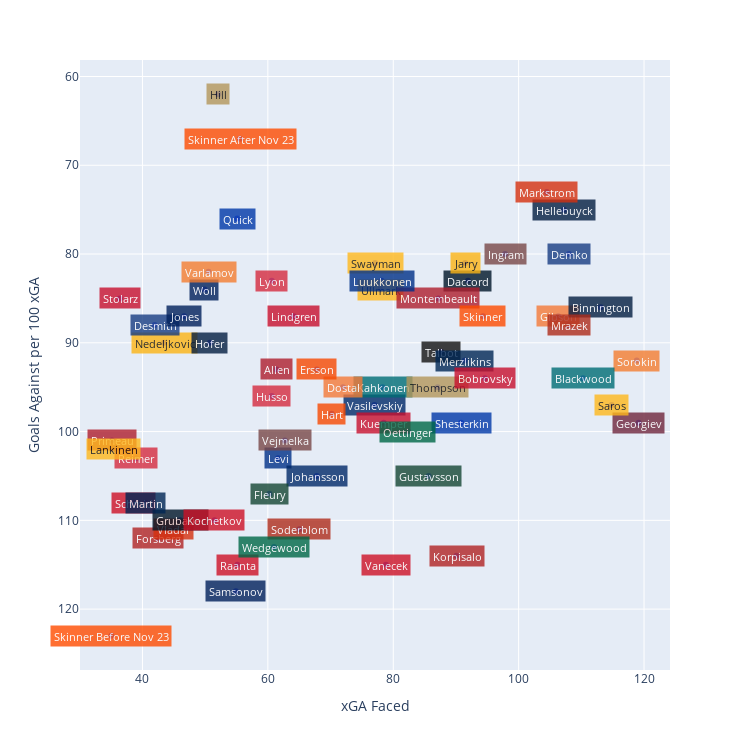

Here is the notebook cell this chart was saved with:
### Code cell
fig = px.scatter(data, x='xGA', y='GA/100 xGA')
for row in data.index:
    fig.add_annotation(x=data.loc[row, 'xGA'], y=data.loc[row, 'GA/100 xGA'], 
            text=row, showarrow=False, name='Team',
            font=dict(size=11, color=teamColours[data.loc[row, 'Team']]['text']),
            bgcolor=teamColours[data.loc[row, 'Team']]['colour'], opacity=0.8, 
            borderpad=2.5)
fig.update_layout(showlegend=False, width=750, height=750, 
                  xaxis_title='xGA Faced',
                  yaxis_title='Goals Against per 100 xGA')
fig.update_xaxes(range=[(data["xGA"].min() - 5), (data["xGA"].max() + 5)])
fig.update_yaxes(autorange="reversed")
fig.show()

### Figure 1 — Plotly figure (JSON) as saved in the notebook; plotly's stock layout.template omitted (floating-point values rounded to 4 significant figures)
{"data": [{"hovertemplate": "xGA=%{x}<br>GA/100 xGA=%{y}<extra></extra>", "legendgroup": "", "marker": {"color": "#636efa", "symbol": "circle"}, "mode": "markers", "name": "", "orientation": "v", "showlegend": false, "type": "scatter", "x": [52.1, 38.61, 60.62, 43.44, 119.1, 77.01, 36.37, 42.4, 55.14, 65.04, 87.62, 70.17, 41.95, 35.13, 64.12, 107.2, 97.83, 44.96, 78.48, 61.63, 91.39, 85.65, 90.83, 54.9, 118.8, 104.5, 61.39, 82.35, 39.02, 77.11, 50.76, 91.91, 106.3, 67.8, 55.11, 90.09, 113.1, 49.89, 114.8, 78.29, 62.71, 35.39, 77.94, 87.08, 71.99, 110.3, 60.25, 46.64, 108.0, 46.03, 51.48, 87.2, 67.81, 60.98, 50.54, 94.6, 40.41, 94.3, 108.0, 91.47, 78.13, 60.62, 78.83, 35.04, 55.57], "xaxis": "x", "y": [62, 108, 83, 90, 99, 97, 85, 112, 115, 111, 91, 98, 88, 101, 87, 75, 80, 111, 99, 103, 92, 105, 99, 118, 92, 73, 93, 100, 103, 81, 90, 83, 87, 105, 76, 114, 86, 84, 97, 95, 101, 102, 84, 95, 95, 94, 107, 87, 88, 110, 110, 85, 93, 113, 82, 94, 108, 87, 80, 81, 83, 96, 115, 123, 67], "yaxis": "y"}], "layout": {"annotations": [{"bgcolor": "#B4975A", "borderpad": 2.5, "font": {"color": "#000000", "size": 11}, "name": "Team", "opacity": 0.8, "showarrow": false, "text": "Hill", "x": 52.1, "y": 62}, {"bgcolor": "#CE1126", "borderpad": 2.5, "font": {"color": "#ffffff", "size": 11}, "name": "Team", "opacity": 0.8, "showarrow": false, "text": "Schmid", "x": 38.61, "y": 108}, {"bgcolor": "#d52b3f", "borderpad": 2.5, "font": {"color": "#ffffff", "size": 11}, "name": "Team", "opacity": 0.8, "showarrow": false, "text": "Lyon", "x": 60.62, "y": 83}, {"bgcolor": "#FCB514", "borderpad": 2.5, "font": {"color": "#000000", "size": 11}, "name": "Team", "opacity": 0.8, "showarrow": false, "text": "Nedeljkovic", "x": 43.44, "y": 90}, {"bgcolor": "#6F263D", "borderpad": 2.5, "font": {"color": "#ffffff", "size": 11}, "name": "Team", "opacity": 0.8, "showarrow": false, "text": "Georgiev", "x": 119.1, "y": 99}, {"bgcolor": "#002868", "borderpad": 2.5, "font": {"color": "#ffffff", "size": 11}, "name": "Team", "opacity": 0.8, "showarrow": false, "text": "Vasilevskiy", "x": 77.01, "y": 97}, {"bgcolor": "#C8102E", "borderpad": 2.5, "font": {"color": "#ffffff", "size": 11}, "name": "Team", "opacity": 0.8, "showarrow": false, "text": "Stolarz", "x": 36.37, "y": 85}, {"bgcolor": "#b12323", "borderpad": 2.5, "font": {"color": "#ffffff", "size": 11}, "name": "Team", "opacity": 0.8, "showarrow": false, "text": "Forsberg", "x": 42.4, "y": 112}, {"bgcolor": "#CE1126", "borderpad": 2.5, "font": {"color": "#ffffff", "size": 11}, "name": "Team", "opacity": 0.8, "showarrow": false, "text": "Raanta", "x": 55.14, "y": 115}, {"bgcolor": "#af2c1b", "borderpad": 2.5, "font": {"color": "#ffffff", "size": 11}, "name": "Team", "opacity": 0.8, "showarrow": false, "text": "Soderblom", "x": 65.04, "y": 111}, {"bgcolor": "#111111", "borderpad": 2.5, "font": {"color": "#ffffff", "size": 11}, "name": "Team", "opacity": 0.8, "showarrow": false, "text": "Talbot", "x": 87.62, "y": 91}, {"bgcolor": "#F74902", "borderpad": 2.5, "font": {"color": "#ffffff", "size": 11}, "name": "Team", "opacity": 0.8, "showarrow": false, "text": "Hart", "x": 70.17, "y": 98}, {"bgcolor": "#173d83", "borderpad": 2.5, "font": {"color": "#ffffff", "size": 11}, "name": "Team", "opacity": 0.8, "showarrow": false, "text": "Desmith", "x": 41.95, "y": 88}, {"bgcolor": "#AF1E2D", "borderpad": 2.5, "font": {"color": "#ffffff", "size": 11}, "name": "Team", "opacity": 0.8, "showarrow": false, "text": "Primeau", "x": 35.13, "y": 101}, {"bgcolor": "#C8102E", "borderpad": 2.5, "font": {"color": "#ffffff", "size": 11}, "name": "Team", "opacity": 0.8, "showarrow": false, "text": "Lindgren", "x": 64.12, "y": 87}, {"bgcolor": "#041E42", "borderpad": 2.5, "font": {"color": "#ffffff", "size": 11}, "name": "Team", "opacity": 0.8, "showarrow": false, "text": "Hellebuyck", "x": 107.2, "y": 75}, {"bgcolor": "#794848", "borderpad": 2.5, "font": {"color": "#ffffff", "size": 11}, "name": "Team", "opacity": 0.8, "showarrow": false, "text": "Ingram", "x": 97.83, "y": 80}, {"bgcolor": "#d6300e", "borderpad": 2.5, "font": {"color": "#ffffff", "size": 11}, "name": "Team", "opacity": 0.8, "showarrow": false, "text": "Vladar", "x": 44.96, "y": 111}, {"bgcolor": "#C8102E", "borderpad": 2.5, "font": {"color": "#ffffff", "size": 11}, "name": "Team", "opacity": 0.8, "showarrow": false, "text": "Kuemper", "x": 78.48, "y": 99}, {"bgcolor": "#003087", "borderpad": 2.5, "font": {"color": "#ffffff", "size": 11}, "name": "Team", "opacity": 0.8, "showarrow": false, "text": "Levi", "x": 61.63, "y": 103}, {"bgcolor": "#002654", "borderpad": 2.5, "font": {"color": "#ffffff", "size": 11}, "name": "Team", "opacity": 0.8, "showarrow": false, "text": "Merzlikins", "x": 91.39, "y": 92}, {"bgcolor": "#154734", "borderpad": 2.5, "font": {"color": "#ffffff", "size": 11}, "name": "Team", "opacity": 0.8, "showarrow": false, "text": "Gustavsson", "x": 85.65, "y": 105}, {"bgcolor": "#0038A8", "borderpad": 2.5, "font": {"color": "#ffffff", "size": 11}, "name": "Team", "opacity": 0.8, "showarrow": false, "text": "Shesterkin", "x": 90.83, "y": 99}, {"bgcolor": "#00205B", "borderpad": 2.5, "font": {"color": "#ffffff", "size": 11}, "name": "Team", "opacity": 0.8, "showarrow": false, "text": "Samsonov", "x": 54.9, "y": 118}, {"bgcolor": "#F47D30", "borderpad": 2.5, "font": {"color": "#ffffff", "size": 11}, "name": "Team", "opacity": 0.8, "showarrow": false, "text": "Sorokin", "x": 118.8, "y": 92}, {"bgcolor": "#d6300e", "borderpad": 2.5, "font": {"color": "#ffffff", "size": 11}, "name": "Team", "opacity": 0.8, "showarrow": false, "text": "Markstrom", "x": 104.5, "y": 73}, {"bgcolor": "#AF1E2D", "borderpad": 2.5, "font": {"color": "#ffffff", "size": 11}, "name": "Team", "opacity": 0.8, "showarrow": false, "text": "Allen", "x": 61.39, "y": 93}, {"bgcolor": "#006847", "borderpad": 2.5, "font": {"color": "#ffffff", "size": 11}, "name": "Team", "opacity": 0.8, "showarrow": false, "text": "Oettinger", "x": 82.35, "y": 100}, {"bgcolor": "#d52b3f", "borderpad": 2.5, "font": {"color": "#ffffff", "size": 11}, "name": "Team", "opacity": 0.8, "showarrow": false, "text": "Reimer", "x": 39.02, "y": 103}, {"bgcolor": "#FFB81C", "borderpad": 2.5, "font": {"color": "#000000", "size": 11}, "name": "Team", "opacity": 0.8, "showarrow": false, "text": "Swayman", "x": 77.11, "y": 81}, {"bgcolor": "#041E42", "borderpad": 2.5, "font": {"color": "#ffffff", "size": 11}, "name": "Team", "opacity": 0.8, "showarrow": false, "text": "Hofer", "x": 50.76, "y": 90}, {"bgcolor": "#001628", "borderpad": 2.5, "font": {"color": "#ffffff", "size": 11}, "name": "Team", "opacity": 0.8, "showarrow": false, "text": "Daccord", "x": 91.91, "y": 83}, {"bgcolor": "#F47A38", "borderpad": 2.5, "font": {"color": "#ffffff", "size": 11}, "name": "Team", "opacity": 0.8, "showarrow": false, "text": "Gibson", "x": 106.3, "y": 87}, {"bgcolor": "#002868", "borderpad": 2.5, "font": {"color": "#ffffff", "size": 11}, "name": "Team", "opacity": 0.8, "showarrow": false, "text": "Johansson", "x": 67.8, "y": 105}, {"bgcolor": "#0038A8", "borderpad": 2.5, "font": {"color": "#ffffff", "size": 11}, "name": "Team", "opacity": 0.8, "showarrow": false, "text": "Quick", "x": 55.11, "y": 76}, {"bgcolor": "#b12323", "borderpad": 2.5, "font": {"color": "#ffffff", "size": 11}, "name": "Team", "opacity": 0.8, "showarrow": false, "text": "Korpisalo", "x": 90.09, "y": 114}, {"bgcolor": "#041E42", "borderpad": 2.5, "font": {"color": "#ffffff", "size": 11}, "name": "Team", "opacity": 0.8, "showarrow": false, "text": "Binnington", "x": 113.1, "y": 86}, {"bgcolor": "#00205B", "borderpad": 2.5, "font": {"color": "#ffffff", "size": 11}, "name": "Team", "opacity": 0.8, "showarrow": false, "text": "Woll", "x": 49.89, "y": 84}, {"bgcolor": "#FFB81C", "borderpad": 2.5, "font": {"color": "#000000", "size": 11}, "name": "Team", "opacity": 0.8, "showarrow": false, "text": "Saros", "x": 114.8, "y": 97}, {"bgcolor": "#006D75", "borderpad": 2.5, "font": {"color": "#ffffff", "size": 11}, "name": "Team", "opacity": 0.8, "showarrow": false, "text": "Kahkonen", "x": 78.29, "y": 95}, {"bgcolor": "#794848", "borderpad": 2.5, "font": {"color": "#ffffff", "size": 11}, "name": "Team", "opacity": 0.8, "showarrow": false, "text": "Vejmelka", "x": 62.71, "y": 101}, {"bgcolor": "#FFB81C", "borderpad": 2.5, "font": {"color": "#000000", "size": 11}, "name": "Team", "opacity": 0.8, "showarrow": false, "text": "Lankinen", "x": 35.39, "y": 102}, {"bgcolor": "#FFB81C", "borderpad": 2.5, "font": {"color": "#000000", "size": 11}, "name": "Team", "opacity": 0.8, "showarrow": false, "text": "Ullmark", "x": 77.94, "y": 84}, {"bgcolor": "#B4975A", "borderpad": 2.5, "font": {"color": "#000000", "size": 11}, "name": "Team", "opacity": 0.8, "showarrow": false, "text": "Thompson", "x": 87.08, "y": 95}, {"bgcolor": "#F47A38", "borderpad": 2.5, "font": {"color": "#ffffff", "size": 11}, "name": "Team", "opacity": 0.8, "showarrow": false, "text": "Dostal", "x": 71.99, "y": 95}, {"bgcolor": "#006D75", "borderpad": 2.5, "font": {"color": "#ffffff", "size": 11}, "name": "Team", "opacity": 0.8, "showarrow": false, "text": "Blackwood", "x": 110.3, "y": 94}, {"bgcolor": "#154734", "borderpad": 2.5, "font": {"color": "#ffffff", "size": 11}, "name": "Team", "opacity": 0.8, "showarrow": false, "text": "Fleury", "x": 60.25, "y": 107}, {"bgcolor": "#00205B", "borderpad": 2.5, "font": {"color": "#ffffff", "size": 11}, "name": "Team", "opacity": 0.8, "showarrow": false, "text": "Jones", "x": 46.64, "y": 87}, {"bgcolor": "#af2c1b", "borderpad": 2.5, "font": {"color": "#ffffff", "size": 11}, "name": "Team", "opacity": 0.8, "showarrow": false, "text": "Mrazek", "x": 108.0, "y": 88}, {"bgcolor": "#001628", "borderpad": 2.5, "font": {"color": "#ffffff", "size": 11}, "name": "Team", "opacity": 0.8, "showarrow": false, "text": "Grubauer", "x": 46.03, "y": 110}, {"bgcolor": "#CE1126", "borderpad": 2.5, "font": {"color": "#ffffff", "size": 11}, "name": "Team", "opacity": 0.8, "showarrow": false, "text": "Kochetkov", "x": 51.48, "y": 110}, {"bgcolor": "#AF1E2D", "borderpad": 2.5, "font": {"color": "#ffffff", "size": 11}, "name": "Team", "opacity": 0.8, "showarrow": false, "text": "Montembeault", "x": 87.2, "y": 85}, {"bgcolor": "#F74902", "borderpad": 2.5, "font": {"color": "#ffffff", "size": 11}, "name": "Team", "opacity": 0.8, "showarrow": false, "text": "Ersson", "x": 67.81, "y": 93}, {"bgcolor": "#006847", "borderpad": 2.5, "font": {"color": "#ffffff", "size": 11}, "name": "Team", "opacity": 0.8, "showarrow": false, "text": "Wedgewood", "x": 60.98, "y": 113}, {"bgcolor": "#F47D30", "borderpad": 2.5, "font": {"color": "#ffffff", "size": 11}, "name": "Team", "opacity": 0.8, "showarrow": false, "text": "Varlamov", "x": 50.54, "y": 82}, {"bgcolor": "#C8102E", "borderpad": 2.5, "font": {"color": "#ffffff", "size": 11}, "name": "Team", "opacity": 0.8, "showarrow": false, "text": "Bobrovsky", "x": 94.6, "y": 94}, {"bgcolor": "#002654", "borderpad": 2.5, "font": {"color": "#ffffff", "size": 11}, "name": "Team", "opacity": 0.8, "showarrow": false, "text": "Martin", "x": 40.41, "y": 108}, {"bgcolor": "#FF4C00", "borderpad": 2.5, "font": {"color": "#ffffff", "size": 11}, "name": "Team", "opacity": 0.8, "showarrow": false, "text": "Skinner", "x": 94.3, "y": 87}, {"bgcolor": "#173d83", "borderpad": 2.5, "font": {"color": "#ffffff", "size": 11}, "name": "Team", "opacity": 0.8, "showarrow": false, "text": "Demko", "x": 108.0, "y": 80}, {"bgcolor": "#FCB514", "borderpad": 2.5, "font": {"color": "#000000", "size": 11}, "name": "Team", "opacity": 0.8, "showarrow": false, "text": "Jarry", "x": 91.47, "y": 81}, {"bgcolor": "#003087", "borderpad": 2.5, "font": {"color": "#ffffff", "size": 11}, "name": "Team", "opacity": 0.8, "showarrow": false, "text": "Luukkonen", "x": 78.13, "y": 83}, {"bgcolor": "#d52b3f", "borderpad": 2.5, "font": {"color": "#ffffff", "size": 11}, "name": "Team", "opacity": 0.8, "showarrow": false, "text": "Husso", "x": 60.62, "y": 96}, {"bgcolor": "#CE1126", "borderpad": 2.5, "font": {"color": "#ffffff", "size": 11}, "name": "Team", "opacity": 0.8, "showarrow": false, "text": "Vanecek", "x": 78.83, "y": 115}, {"bgcolor": "#FF4C00", "borderpad": 2.5, "font": {"color": "#ffffff", "size": 11}, "name": "Team", "opacity": 0.8, "showarrow": false, "text": "Skinner Before Nov 23", "x": 35.04, "y": 123}, {"bgcolor": "#FF4C00", "borderpad": 2.5, "font": {"color": "#ffffff", "size": 11}, "name": "Team", "opacity": 0.8, "showarrow": false, "text": "Skinner After Nov 23", "x": 55.57, "y": 67}], "height": 750, "legend": {"tracegroupgap": 0}, "margin": {"t": 60}, "showlegend": false, "width": 750, "xaxis": {"anchor": "y", "domain": [0, 1], "range": [30.04, 124.1], "title": {"text": "xGA Faced"}}, "yaxis": {"anchor": "x", "autorange": "reversed", "domain": [0, 1], "title": {"text": "Goals Against per 100 xGA"}}}}
